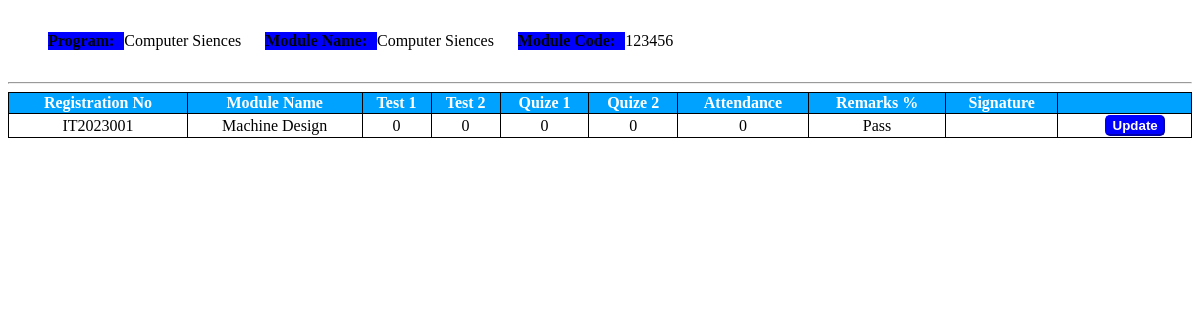
Page /caresults on the earlier database version.
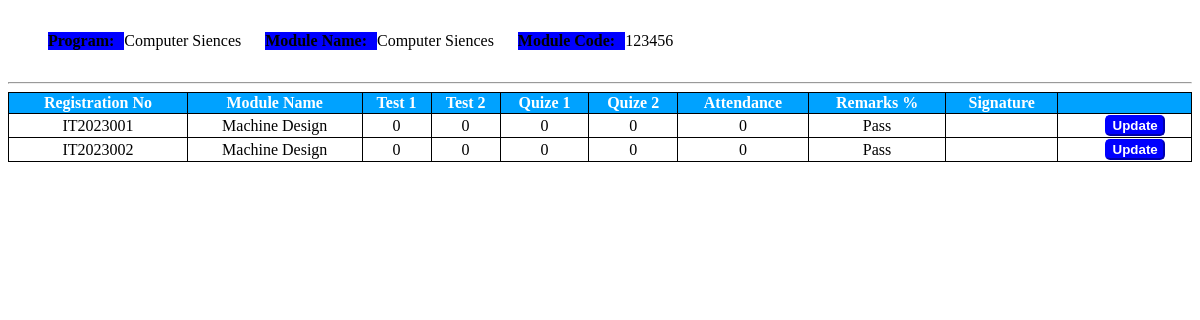
Same page on the later database version.
### teacher/models.py (models this page shows, shortened)
class CaResult(models.Model):
    registrationNo =models.OneToOneField(RegNumber, on_delete=models.CASCADE)
    moduleName=models.ForeignKey(CourseRegitration,on_delete=models.CASCADE)
    test_1=models.CharField(max_length=255)
    test_2=models.CharField(max_length=255)
    quize_1=models.CharField(max_length=255)
    quize_2=models.CharField(max_length=255)
    attendance=models.CharField(max_length=255)
    id =models.UUIDField(default=uuid.uuid4,primary_key=True,unique=True,editable=False)

### regitraer/models.py (models this page shows)
class RegNumber(models.Model):
    regNo =models.CharField(unique=True,max_length=255)
    def __str__(self):
        return self.regNo

class CourseRegitration(models.Model):
    programName=models.ForeignKey(ProgramReg,on_delete=models.CASCADE)
    courseName=models.CharField(max_length=255,unique=True)
    code=models.CharField(max_length=200, unique=True)
    caMarks=models.CharField(max_length=200)
    finalMarks=models.CharField(max_length=200)
    def __str__(self):
        return self.courseName

### teacher/views.py (the view)
# urls.py: path('caresults',ca_results,name='caresults'),
def  ca_results(request):
    caresults =CaResult.objects.all()
    return render (request, 'ca_results.html',{'caresults':caresults})

### templates/ca_results.html (shortened to what this page needs)
<!DOCTYPE html>
<html lang="en">
  {% load static %}
  <head>
    <link rel="stylesheet" type="text/css" href="{% static 'nitsims/resultsview.css' %}" />
  </head>
  <body>
    <div class="detail-div">
      <ul>
        <li class="detail-div-li">
          <p id="p-head">Program:<p>
          <p>Computer Siences</p>
        </li>
        <li class="detail-div-li">
          <p id="p-head">Module Name:</p>
          <p>Computer Siences</p>
        </li>
        <li class="detail-div-li">
          <p id="p-head">Module Code:</p>
          <p>123456</p>
        </li>
      </ul>
    </div>
    <hr>
      <table  class="table1">
        <tr>
          <th>Registration No</th>
          <th>Module Name</th>
          <th>Test 1</th>
          <th>Test 2</th>
          <th>Quize 1</th>
          <th>Quize 2</th>
          <th>Attendance</th>
          <th>Remarks %</th>
          <th>Signature</th>
          <th></th>
        </tr>
          {% for caresult in caresults %}
          <tr>
          <td>{{caresult.registrationNo}}</td>
          <td>{{caresult.moduleName}}</td>
          <td>{{caresult.test_1}}</td>
          <td>{{caresult.test_2}}</td>
          <td>{{caresult.quize_1}}</td>
          <td>{{caresult.quize_2}}</td>
          <td>{{caresult.attendance}}</td>
          <td>Pass</td>
          <td></td>
          <td>
          <a href="{% url 'updateca' 'caresult.id' %}"><button type="submit" id="claim-button" onclick="claimPopup()">Update</button></a>
          </td> </tr>
          {% endfor %}
      </table>
  </body>
</html>

### static/nitsims/resultsview.css (style rules this page uses)
.detail-div-li { display: inline-flex; padding-right: 20px; margin-left: 0px; }
#p-head { font-weight: 800; padding-right: 10px; background-color: blue; }
.table1 { border-collapse: collapse; text-align: center; width: 100%; }
.table1 th { background-color:rgb(0, 162, 255); color: white; }
.table1 tr, th,td { border: 1px solid black; border-collapse: collapse; }
.table1 tr { width: 80%; }
#claim-button { background-color: blue; border-radius: 5px; border-color: blue; margin-left: 20px; width: 60px; color: white; font-weight: 600; }

Differences in the rows shown:
added CaResult: registrationNo "IT2023002", moduleName "Machine Design", test_1 "0", test_2 "0", quize_1 "0", quize_2 "0", attendance "0"
